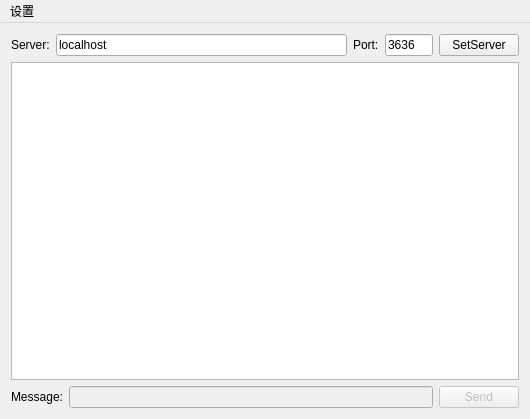
<?xml version="1.0" encoding="UTF-8"?>
<ui version="4.0">
 <class>chat</class>
 <widget class="QMainWindow" name="chat">
  <property name="geometry">
   <rect>
    <x>0</x>
    <y>0</y>
    <width>530</width>
    <height>419</height>
   </rect>
  </property>
  <property name="windowTitle">
   <string>WinChat</string>
  </property>
  <widget class="QWidget" name="widget">
   <property name="sizePolicy">
    <sizepolicy hsizetype="Expanding" vsizetype="Expanding">
     <horstretch>0</horstretch>
     <verstretch>0</verstretch>
    </sizepolicy>
   </property>
   <layout class="QVBoxLayout" name="verticalLayout">
    <item>
     <layout class="QHBoxLayout" name="horizontalLayout_3">
      <item>
       <widget class="QLabel" name="label_2">
        <property name="text">
         <string>&lt;html&gt;&lt;head/&gt;&lt;body&gt;&lt;p&gt;Server:&lt;/p&gt;&lt;/body&gt;&lt;/html&gt;</string>
        </property>
       </widget>
      </item>
      <item>
       <widget class="QLineEdit" name="Addr">
        <property name="text">
         <string>localhost</string>
        </property>
       </widget>
      </item>
      <item>
       <widget class="QLabel" name="label_3">
        <property name="text">
         <string>Port:</string>
        </property>
       </widget>
      </item>
      <item>
       <widget class="QLineEdit" name="Port">
        <property name="maximumSize">
         <size>
          <width>48</width>
          <height>16777215</height>
         </size>
        </property>
        <property name="text">
         <string>3636</string>
        </property>
       </widget>
      </item>
      <item>
       <widget class="QPushButton" name="SetServer">
        <property name="text">
         <string>SetServer</string>
        </property>
       </widget>
      </item>
     </layout>
    </item>
    <item>
     <layout class="QHBoxLayout" name="horizontalLayout">
      <item>
       <widget class="QTextEdit" name="text">
        <property name="readOnly">
         <bool>true</bool>
        </property>
       </widget>
      </item>
     </layout>
    </item>
    <item>
     <layout class="QHBoxLayout" name="horizontalLayout_2">
      <item>
       <widget class="QLabel" name="label">
        <property name="text">
         <string>Message:</string>
        </property>
       </widget>
      </item>
      <item>
       <widget class="QLineEdit" name="message">
        <property name="enabled">
         <bool>false</bool>
        </property>
       </widget>
      </item>
      <item>
       <widget class="QPushButton" name="send">
        <property name="enabled">
         <bool>false</bool>
        </property>
        <property name="text">
         <string>Send</string>
        </property>
       </widget>
      </item>
     </layout>
    </item>
   </layout>
  </widget>
  <widget class="QMenuBar" name="menuBar">
   <property name="geometry">
    <rect>
     <x>0</x>
     <y>0</y>
     <width>530</width>
     <height>23</height>
    </rect>
   </property>
   <widget class="QMenu" name="menu">
    <property name="title">
     <string>设置</string>
    </property>
    <addaction name="ch_name"/>
    <addaction name="login"/>
    <addaction name="logout"/>
   </widget>
   <addaction name="menu"/>
  </widget>
  <action name="ch_name">
   <property name="text">
    <string>修改用户名</string>
   </property>
  </action>
  <action name="logout">
   <property name="text">
    <string>断线</string>
   </property>
  </action>
  <action name="login">
   <property name="text">
    <string>连接</string>
   </property>
  </action>
 </widget>
 <layoutdefault spacing="6" margin="11"/>
 <resources/>
 <connections/>
</ui>
